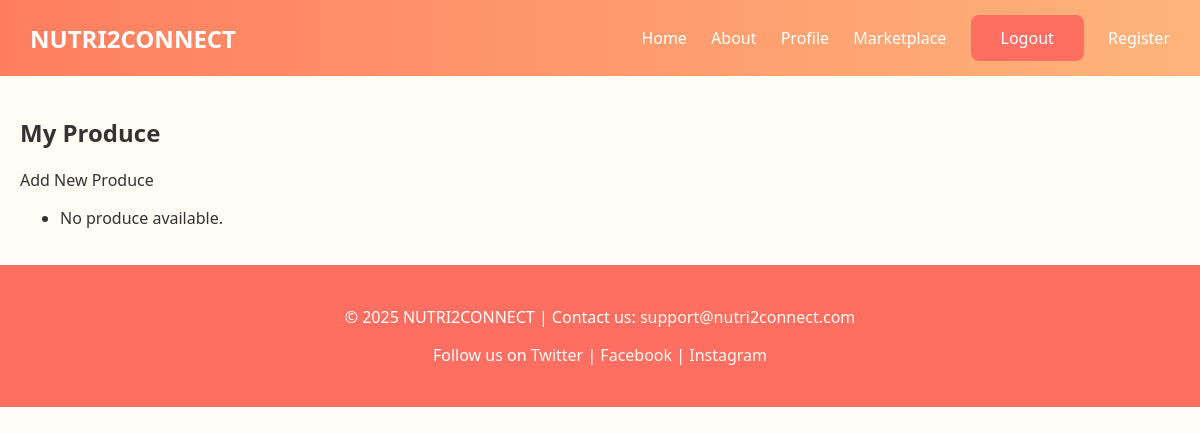
The page /produce/ (signed in) on the database as committed earlier.
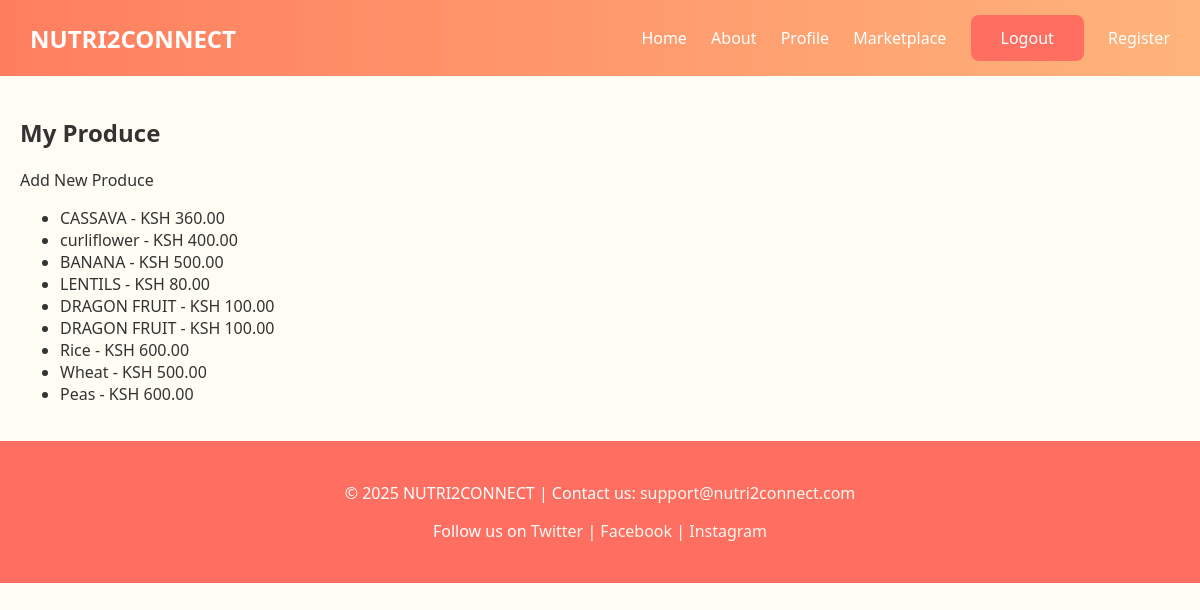
The same page on the database as committed later.
### nutriconnect/models.py (models this page shows, shortened)
class Produce(models.Model):
    name = models.CharField(max_length=100)
    price = models.DecimalField(max_digits=10, decimal_places=2)
    farmer = models.ForeignKey(Farmer, on_delete=models.CASCADE, related_name='produces')

### nutriconnect/views.py (the view)
# urls.py: path('produce/', views.produce_list, name='produce_list'),
@login_required
def produce_list(request):
    produce_items = Produce.objects.all()
    return render(request, 'nutriconnect/produce_list.html', {'produce_items': produce_items})

### nutriconnect/templates/nutriconnect/produce_list.html
{% extends 'nutriconnect/base.html' %}
{% block content %}
<h2>My Produce</h2>
<a href="{% url 'produce_create' %}">Add New Produce</a>
<ul>
    {% for item in produce_items %}
    <li>{{ item.name }} - KSH {{ item.price }}</li>
    {% empty %}
    <li>No produce available.</li>
    {% endfor %}
</ul>
{% endblock %}

Rows that differ between the two databases and show on the page:
added Produce: name "CASSAVA", price "360.00"
added Produce: name "curliflower", price "400.00"
added Produce: name "BANANA", price "500.00"
added Produce: name "LENTILS", price "80.00"
added Produce: name "DRAGON FRUIT", price "100.00"
added Produce: name "DRAGON FRUIT", price "100.00"
added Produce: name "Rice", price "600.00"
added Produce: name "Wheat", price "500.00"
added Produce: name "Peas", price "600.00"
Other text that changed with them:
text no longer shown: "No produce available."
